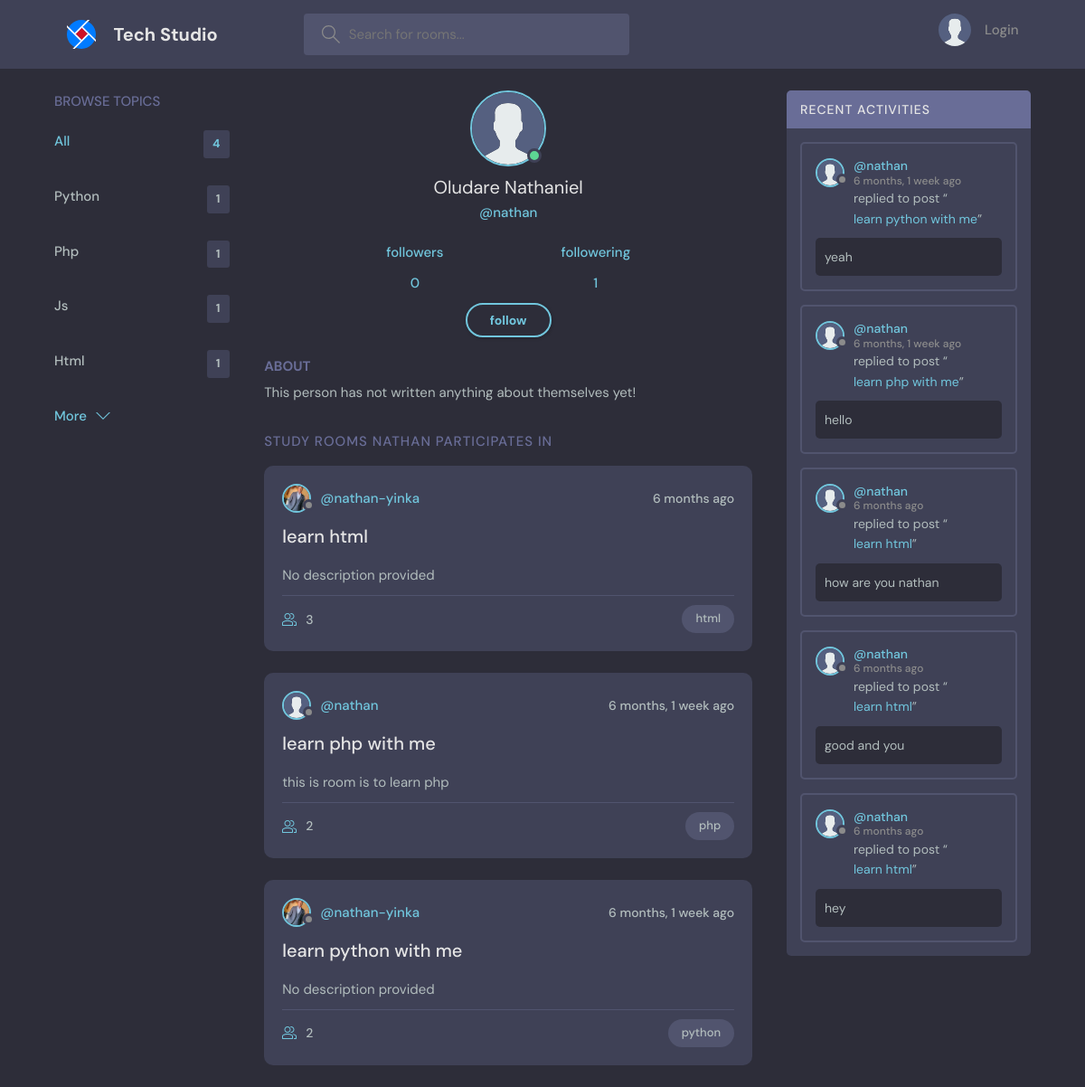
The page /user/2/ on the database its author committed.
### base/models.py (models this page shows, shortened)
class Topic(models.Model):
    name = models.CharField(max_length=200)

class User(AbstractUser):
    name = models.CharField(max_length=200, null=True)
    email = models.EmailField(unique=True, null=True)
    bio = models.TextField(null=True, blank=True)
    avatar = models.ImageField(null=True, default="https://res.cloudinary.com/dtostqvav/image/upload/v1707223140/kgeg16zar09uqry5xdh6.svg",upload_to='discord_user_dp')
    followers = models.ManyToManyField("self", symmetrical=False, related_name="users_following", blank=True)
    following = models.ManyToManyField("self", symmetrical=False, related_name="users_followed_by", blank=True)
    def __str__(self):
        return self.username

class Room(models.Model):
    host = models.ForeignKey(User,on_delete=models.SET_NULL, null= True)
    topic = models.ForeignKey(Topic, on_delete=models.SET_NULL, null= True)
    participants = models.ManyToManyField(User, related_name="participants", blank= True,)
    name = models.CharField(max_length= 250)
    description = models.TextField(null=True, blank=True)
    updated = models.DateTimeField(auto_now=True)
    created = models.DateTimeField(auto_now_add=True)
    def __str__(self):
        return self.name
    class Meta:
        ordering = ["-updated", "-created"]

class Message(models.Model):
    user = models.ForeignKey(User, on_delete=models.CASCADE)
    room = models.ForeignKey('Room', on_delete=models.CASCADE,) # CASCADE means will delete after the room has been deleted
    body = models.TextField()
    updated = models.DateTimeField(auto_now=True)
    created = models.DateTimeField(auto_now_add=True)

### base/views.py (the view)
# urls.py: path("user/<int:pk>/", views.userProfile, name = 'user'),
def userProfile(request, pk):
    user = User.objects.get(id=pk)
    is_follower = user.followers.filter(id=request.user.id).exists()
    room_messages = user.message_set.all()
    rooms = user.participants.all()
    topics = Topic.objects.all()
    total_room = Room.objects.all()
    context = {
        "room_messages":room_messages,
        "topics":topics,
        "rooms":rooms,
        "total_room":total_room,
        "user":user,
        'is_follower': is_follower
    }
    return render(request, "base/profile.html",context)

### base/templates/base/profile.html (shortened to what this page needs)
{% extends 'base.html' %}
{% block content %}
<main class="profile-page layout layout--3">
  <div class="container">
    {% include "base/topic_component.html" %}
    <div class="roomList">
      <div class="profile">
        <div class="profile__avatar">
          <div class="avatar avatar--large active">
            <img src="{{user.avatar.url}}" />
          </div>
        </div>
        <div class="profile__info">
          <h3>{{user.name}}</h3>
          <p>@{{user.username}}</p>
          <div class="follow-con">
            <div>
              <p>followers</p>
              <p>{{user.followers.count}}</p>
            </div>
            <div>
              <p>followering</p>
              <p>{{user.following.count}}</p>
            </div>
          </div>
          <div>
            {% if request.user != user %}
            {% if is_follower %}
            <a href="{% url 'unfollow' user.id %}" class="btn btn--main btn--pill">unfollow</a>
            {% else %}
            <a href="{% url 'follow' user.id %}" class="btn btn--main btn--pill">follow</a>
            {% endif %}
            {% endif%}
          </div>
        </div>
        <div class="profile__about">
          <h3>About</h3>
          <p>
            {% if user.bio %}{{user.bio}}
            {% else %}
            This person has not written anything about themselves yet!
            {% endif %}
          </p>
        </div>
      </div>
      <div class="roomList__header">
        <div>
          <h2>Study Rooms {{user.username}} participates in</h2>
        </div>
      </div>
      {% include "base/feeds_component.html" %}
    </div>
    {% include "base/activity_component.html" %}
  </div>
</main>
{% endblock content %}

### base/templates/base/topic_component.html
<div class="topics">
    <div class="topics__header">
      <h2>Browse Topics</h2>
    </div>
    <ul class="topics__list">
      <li>
        <a href="{% url 'home' %}" class="active">All <span>{{total_room.count}}</span></a>
      </li>
      {% for topic in topics %}
      <li>
        <a href="{% url 'home' %}?q={{topic.name}}">{{topic.name|title }} <span>{{topic.room_set.all.count}}</span></a>
      </li>
      {% endfor %}
    </ul>
    <a class="btn btn--link" href="{% url 'topics' %}">
      More
      <svg version="1.1" xmlns="http://www.w3.org/2000/svg" width="32" height="32" viewBox="0 0 32 32">
        <title>chevron-down</title>
        <path d="M16 21l-13-13h-3l16 16 16-16h-3l-13 13z"></path>
      </svg>
    </a>
  </div>

### base/templates/base/feeds_component.html (shortened to what this page needs)
{% for room in rooms %}
<div class="roomListRoom">
    <div class="roomListRoom__header">
        <a href="{% url 'user' room.host.id %}" class="roomListRoom__author">
            <div class="avatar avatar--small">
                <img src="{{room.host.avatar.url}}" />
            </div>
            <span>@{{room.host.username}}</span>
        </a>
        <div class="roomListRoom__actions">
            <span>{{room.created|timesince}} ago</span>
        </div>
    </div>
    <div class="roomListRoom__content">
        <a href="{% url 'room' pk=room.id %}">{{room.name}}</a>
        <p>
            {% if room.description %}
            {% if room.description|length > 50 %}
            {{ room.description|slice:":50" }}...
            {% else %}
            {{ room.description }}
            {% endif %}
            {% else %}
            No description provided
            {% endif %}
        </p>
    </div>
    <div class="roomListRoom__meta">
        <a href="{% url 'room' pk=room.id %}" class="roomListRoom__joined">
            {{room.participants.all.count}}
        </a>
        <p class="roomListRoom__topic">{{room.topic.name}}</p>
    </div>
</div>
{% endfor%}

### base/templates/base/activity_component.html (shortened to what this page needs)
<div class="activities">
    <div class="activities__header">
        <h2>Recent Activities</h2>
    </div>
    {% for message in room_messages|slice:":5" %}
    <div class="activities__box">
        <div class="activities__boxHeader roomListRoom__header">
            <a href="{% url 'user' message.user.id %}" class="roomListRoom__author">
                <div class="avatar avatar--small">
                    <img src="{{message.user.avatar.url}}" />
                </div>
                <p>
                    @{{message.user}}
                    <span>{{message.created |timesince }} ago</span>
                </p>
            </a>
        </div>
        <div class="activities__boxContent">
            <p>replied to post “<a href="{% url 'room' message.room.id %}">{{message.room}}</a>”</p>
            <div class="activities__boxRoomContent">
                {% if message.body|length > 25 %}
                {{ message.body|slice:":50" }} ...
                {% else %}
                {{ message.body }}
                {% endif %}
            </div>
        </div>
    </div>
    {% endfor %}
</div>

### static/styles/base.css (style rules this page uses)
.follow-con { display: flex; justify-content: space-between; width: 50%; margin: auto; margin-top: 2rem; }

### rows shown on the page
Topic: name "Python", room_set.all.count "1"
Topic: name "Php", room_set.all.count "1"
Topic: name "Js", room_set.all.count "1"
Topic: name "Html", room_set.all.count "1"
User: avatar (placeholder picture), name "Oludare Nathaniel", username "nathan", followers.count "0", following.count "1", username "NATHAN"
Room: host.avatar (picture), host.username "nathan-yinka", created "6 months", name "learn html", shows "No description provided", participants.all.count "3", topic.name "html"
Room: host.avatar (placeholder picture), host.username "nathan", created "6 months, 1 week", name "learn php with me", description "this is room is to learn php", participants.all.count "2", topic.name "php"
Room: host.avatar (picture), host.username "nathan-yinka", created "6 months, 1 week", name "learn python with me", shows "No description provided", participants.all.count "2", topic.name "python"
Message: user.avatar (placeholder picture), user "nathan", created "6 months, 1 week", room "learn python with me", body "yeah"
Message: user.avatar (placeholder picture), user "nathan", created "6 months, 1 week", room "learn php with me", body "hello"
Message: user.avatar (placeholder picture), user "nathan", created "6 months", room "learn html", body "how are you nathan"
Message: user.avatar (placeholder picture), user "nathan", created "6 months", room "learn html", body "good and you"
Message: user.avatar (placeholder picture), user "nathan", created "6 months", room "learn html", body "hey"

### other values the page prints
{{ total_room.count }} "4"
